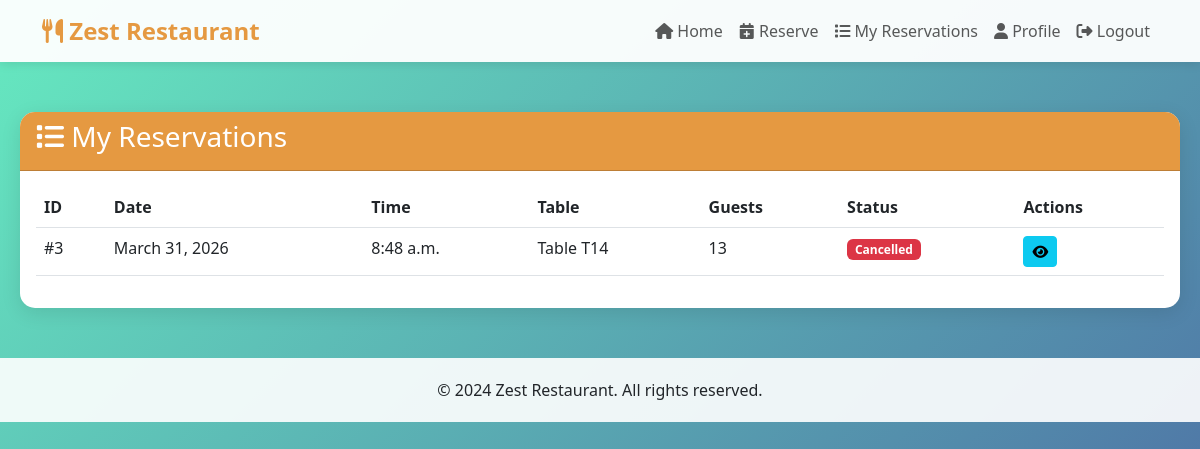
Screenshot of /accounts/my-reservations/ (signed in) with the database file from the repository.
### accounts/models.py (models this page shows, shortened)
class Reservation(models.Model):
    STATUS_CHOICES = [
        ('pending', 'Pending'),
        ('confirmed', 'Confirmed'),
        ('cancelled', 'Cancelled'),
        ('completed', 'Completed'),
        ('no_show', 'No Show'),
    ]
    user = models.ForeignKey(User, on_delete=models.CASCADE, related_name='reservations')
    table = models.ForeignKey(Table, on_delete=models.CASCADE, related_name='reservations')
    reservation_date = models.DateField()
    reservation_time = models.TimeField()
    number_of_guests = models.PositiveIntegerField()
    special_requests = models.TextField(blank=True, null=True)
    status = models.CharField(max_length=20, choices=STATUS_CHOICES, default='pending')
    phone_number = models.CharField(max_length=15)
    email = models.EmailField()
    created_at = models.DateTimeField(auto_now_add=True)
    updated_at = models.DateTimeField(auto_now=True)
    class Meta:
        ordering = ['-reservation_date', '-reservation_time']
        verbose_name = 'Reservation'
        verbose_name_plural = 'Reservations'
        indexes = [
            models.Index(fields=['reservation_date', 'reservation_time']),
        ]

class Table(models.Model):
    STATUS_CHOICES = [
        ('available', 'Available'),
        ('reserved', 'Reserved'),
        ('occupied', 'Occupied'),
        ('maintenance', 'Maintenance'),
    ]
    table_number = models.CharField(max_length=10, unique=True)
    capacity = models.PositiveIntegerField(default=2)
    location = models.CharField(max_length=50, default='Main Dining')
    status = models.CharField(max_length=20, choices=STATUS_CHOICES, default='available')
    is_active = models.BooleanField(default=True)
    created_at = models.DateTimeField(auto_now_add=True)
    class Meta:
        ordering = ['table_number']
        verbose_name = 'Table'
        verbose_name_plural = 'Tables'

### accounts/views.py (the view)
# urls.py: path('my-reservations/', views.my_reservations, name='my_reservations'),
@login_required
def my_reservations(request):
    reservations = Reservation.objects.filter(
        user=request.user
    ).order_by('-reservation_date', '-reservation_time')
    paginator = Paginator(reservations, 10)  # 10 per page
    page_number = request.GET.get('page')
    page_obj = paginator.get_page(page_number)
    return render(request, 'accounts/my_reservations.html', {'page_obj': page_obj})

### accounts/templates/accounts/my_reservations.html (shortened to what this page needs)
{% extends 'accounts/base.html' %}
{% block content %}
<div class="dashboard-container">
    <div class="card">
        <div class="card-header">
            <h3><i class="fas fa-list"></i> My Reservations</h3>
        </div>
        <div class="card-body">
            {% if page_obj %}
                <div class="table-responsive">
                    <table class="table table-hover">
                        <thead>
                            <tr>
                                <th>ID</th>
                                <th>Date</th>
                                <th>Time</th>
                                <th>Table</th>
                                <th>Guests</th>
                                <th>Status</th>
                                <th>Actions</th>
                            </tr>
                        </thead>
                        <tbody>
                            {% for reservation in page_obj %}
                                <tr>
                                    <td>#{{ reservation.pk }}</td>
                                    <td>{{ reservation.reservation_date }}</td>
                                    <td>{{ reservation.reservation_time }}</td>
                                    <td>Table {{ reservation.table.table_number }}</td>
                                    <td>{{ reservation.number_of_guests }}</td>
                                    <td>
                                        <span class="badge bg-{% if reservation.status == 'confirmed' %}success{% elif reservation.status == 'pending' %}warning{% elif reservation.status == 'cancelled' %}danger{% else %}secondary{% endif %}">
                                            {{ reservation.get_status_display }}
                                        </span>
                                    </td>
                                    <td>
                                        <a href="{% url 'reservation_detail' reservation.pk %}" class="btn btn-sm btn-info">
                                            <i class="fas fa-eye"></i>
                                        </a>
                                    </td>
                                </tr>
                            {% endfor %}
                        </tbody>
                    </table>
                </div>
            {% else %}
                <p class="text-center text-muted">No reservations found.</p>
            {% endif %}
        </div>
    </div>
</div>
{% endblock %}

### accounts/templates/accounts/base.html (style rules this page uses)
:root { --primary-color: #e59941; --secondary-color: #2c5043; --accent-color: #f39c12; }
body { font-family: 'Segoe UI', Tahoma, Geneva, Verdana, sans-serif; background: linear-gradient(135deg, #66eac0 0%, #4b62a2 100%); min-height: 100vh; }
.card { border: none; border-radius: 15px; box-shadow: 0 5px 20px rgba(0,0,0,0.1); }
.card-header { background: var(--primary-color); color: white; border-radius: 15px 15px 0 0 !important; font-weight: bold; }
.dashboard-container { max-width: 1200px; margin: 50px auto; padding: 0 20px; }

### rows the page displays
Reservation: pk "3", reservation_date "March 31, 2026", reservation_time "8:48 a.m.", table.table_number "T14", number_of_guests "13", status "Cancelled"
